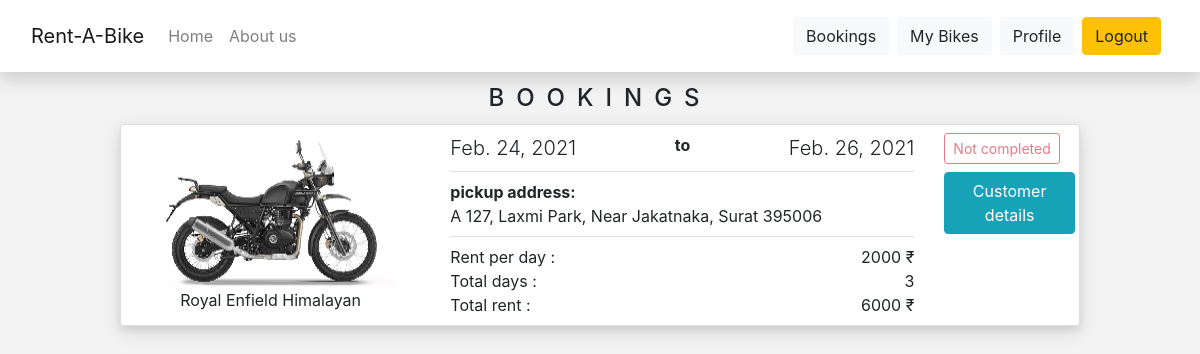
The app's page /dealer/bookings/ (signed in), older data.
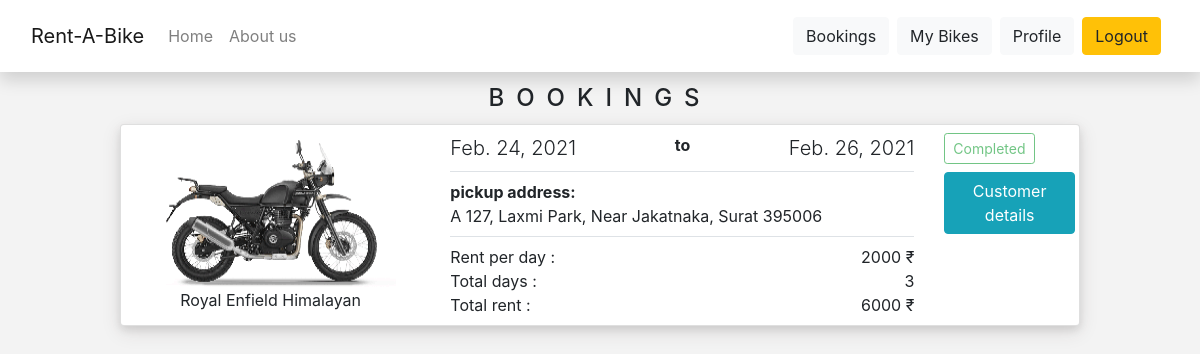
The same page, newer data.
### bike/models.py (models this page shows, shortened)
class Booking(models.Model):
    booking_id = models.IntegerField(primary_key=True, auto_created=True)
    bike = models.ForeignKey(Bike,on_delete=models.CASCADE, default='')
    customer = models.ForeignKey('customer.Customer',on_delete=models.CASCADE, default='')
    pickup_date = models.DateField(auto_now=False, auto_now_add=False)
    dropoff_date = models.DateField(auto_now=False, auto_now_add=False)
    is_completed = models.BooleanField(default=False)
    total_days = models.PositiveIntegerField(default=0)
    total_rent = models.PositiveIntegerField(default=0)

class Bike(models.Model):
    bike_id = models.IntegerField(primary_key=True, auto_created=True)
    owner = models.ForeignKey(Dealer, on_delete=models.CASCADE)
    bike_company = models.CharField(max_length=20, default=None)
    bike_model = models.CharField(max_length=30, default=None)
    reg_number = models.CharField(max_length=10, default='')
    seat_capacity = models.DecimalField(decimal_places=0, max_digits=1, default=2)
    bike_location = models.ForeignKey('bikerental.Location', on_delete=models.CASCADE, default='')
    rent_per_day = models.PositiveIntegerField(default=0,max_length=None)
    driven_kms = models.PositiveIntegerField(default=0, max_length=None)
    is_confirmed = models.BooleanField(default=False)
    is_on_halt = models.BooleanField(default=False)
    pickup_add = models.TextField(default='')
    dropoff_add = models.TextField(default='')
    image = models.ImageField(default=None, upload_to='bike_pics')

### dealer/views.py (the view)
# urls.py: path('bookings/',views.dealer_bookings, name="dealer-bookings"),
@login_required
def dealer_bookings(request):
    loggedin_user_id = request.user.id;
    user_bikes = list(Bike.objects.filter(owner=loggedin_user_id))
    user_bikes_id = []
    for b in user_bikes:
        user_bikes_id.append(b.bike_id)
    user_bookings = Booking.objects.filter(bike_id__in=user_bikes_id)
    return render(request,'dealer/dealerbookings.html',{'user_bookings': user_bookings})

### dealer/templates/dealer/dealerbookings.html (shortened to what this page needs)
{% extends 'bikerental/base.html' %}
{% load crispy_forms_tags %}
{% block content %}
<div class="row">
    <legend class="mt-0" id="bookingsheading">BOOKINGS</legend>
</div>
<div class="card">
    {% for booking in user_bookings %}
    <div class="row">
        <div class="col-md-4 bookingsimg">
            <div class="">
                <img src="{{ booking.bike.image.url }}" alt="" class="bikeimg">
                <div class="bikename">{{ booking.bike.bike_company }} {{ booking.bike.bike_model}}</div>
            </div>
        </div>
        <div class="col-md-6">
            <div class="bookingdate border-bottom py-2">
                <div class="lead">{{ booking.pickup_date }} </div>
                <div class="font-weight-bold">to</div>
                <div class="lead"> {{ booking.dropoff_date }}</div>
            </div>
            <div class="border-bottom py-2">
                <div class="font-weight-bold">pickup address:</div>
                <div>{{ booking.bike.pickup_add }}</div>
            </div>
            <div class="my-2">
                <div class="summary">Rent per day : <span>{{ booking.bike.rent_per_day }} &#8377</span></div>
                <div class="summary">Total days : <span>{{ booking.total_days }}</span></div>
                <div class="summary">Total rent : <span>{{ booking.total_rent }} &#8377</span></div>
            </div>
        </div>
        <div class="col-md-2">
            <div class="pr-1">
                {% if booking.is_completed %}
                <button type="button" class="btn btn-outline-success btn-sm my-2" data-toggle="tooltip"
                    data-placement="top" title="this ride is completed" disabled>Completed</button>
                {% else %}
                <button type="button" class="btn btn-outline-danger btn-sm my-2" data-toggle="tooltip"
                    data-placement="top" title="this ride is not completed" disabled>Not completed</button>
                {% endif %}
                <form action="{% url 'dealer-customerdetails' %}" class="mb-0" method="POST"
                    enctype="multipart/form-data">
                    <button type="submit" class="btn btn-info" data-toggle="tooltip" data-placement="top"
                        title="Customer details" name="customer_details_button"
                        value="{{ booking.booking_id }}">Customer details</button>
                </form>
            </div>
        </div>
    </div>
    {% endfor %}
</div>
{% endblock content %}

Row changes from the older to the newer data that the page shows:
changed Booking "Royal Enfield": is_completed "Not completed" → "Completed"
